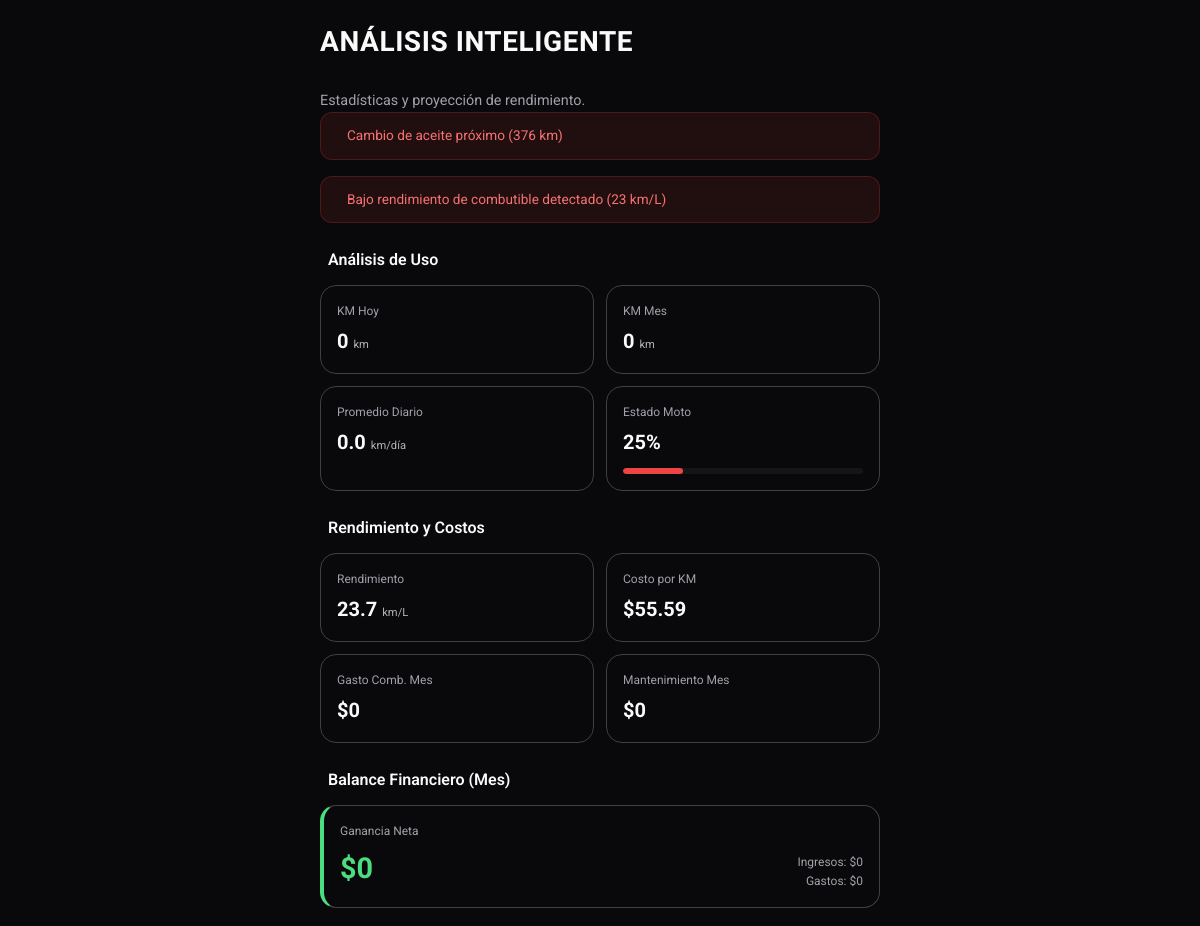
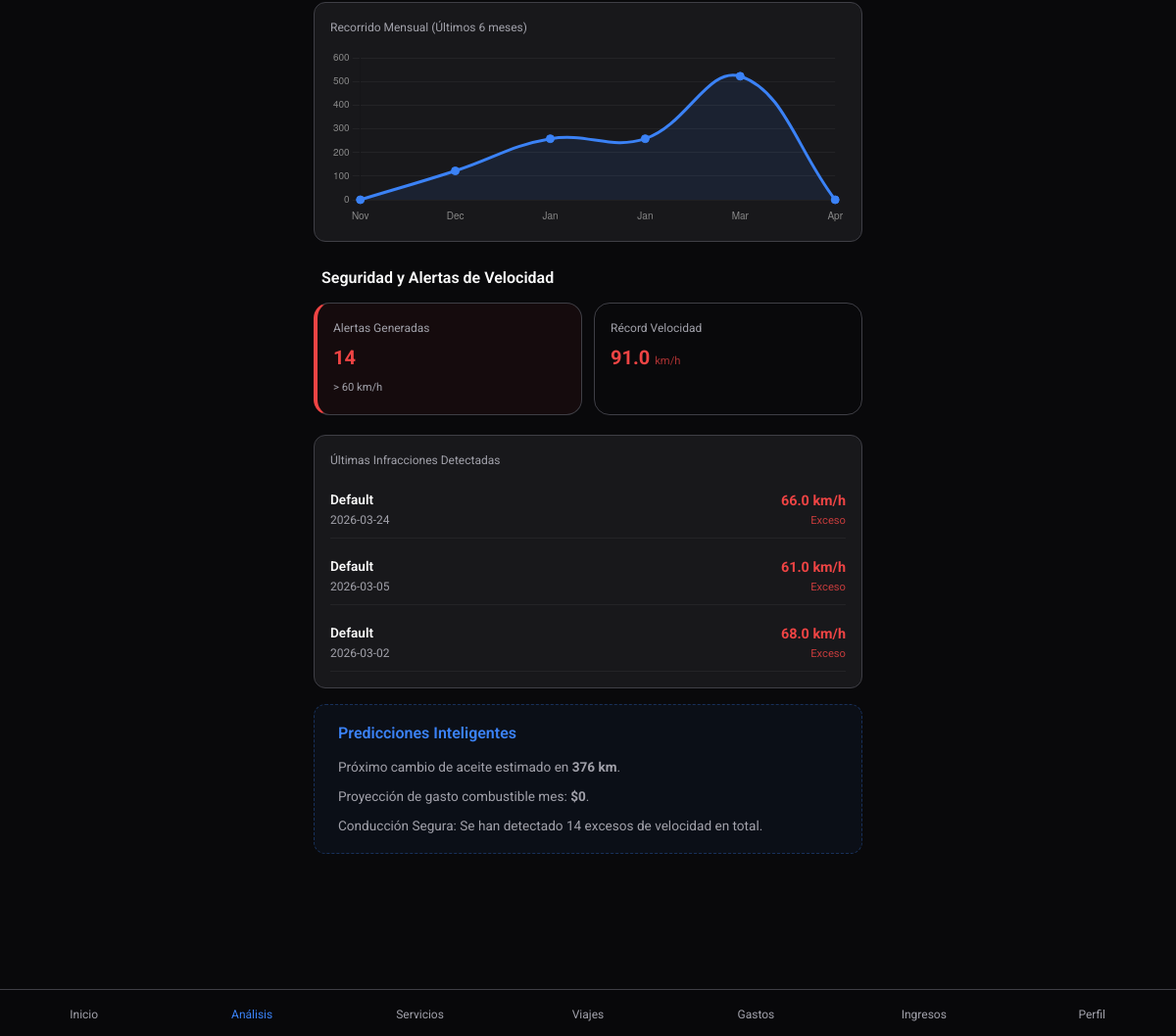
The app's page /analytics with its own data (2 pictures, top to bottom).
### tables this page shows
CREATE TABLE trips (
                id TEXT PRIMARY KEY,
                motorcycle_id TEXT NOT NULL,
                distance_km REAL NOT NULL,
                max_speed_kmh REAL DEFAULT 0.0,
                date TEXT NOT NULL,
                title TEXT,
                description TEXT,
                FOREIGN KEY (motorcycle_id) REFERENCES motorcycles (id)
            );

### app.py (the view)
    @app.route("/analytics", methods=["GET"])
    def analytics_view():
        from motorcycles.services import motorcycle_service
        from expenses.services import expense_service
        from maintenance.services import maintenance_service
        from trips.services import trip_service
        from incomes.services import income_service
        import calendar
        moto = motorcycle_service.get_all()[0] if motorcycle_service.get_all() else None
        if not moto:
            return redirect(url_for("index"))
        all_expenses = expense_service.get_by_motorcycle_id(moto.id)
        all_services = maintenance_service.get_by_motorcycle_id(moto.id)
        all_trips = trip_service.get_by_motorcycle_id(moto.id)
        all_incomes = income_service.get_by_motorcycle_id(moto.id)
        now = datetime.now()
        today_str = now.strftime("%Y-%m-%d")
        month_str = now.strftime("%Y-%m")
        trips_today = [t for t in all_trips if t.date == today_str]
        trips_month = [t for t in all_trips if t.date and t.date.startswith(month_str)]
        km_today = sum(t.distance_km for t in trips_today)
        km_month = sum(t.distance_km for t in trips_month)
        days_in_month = (now - now.replace(day=1)).days + 1
        avg_km_day = km_month / days_in_month if days_in_month > 0 else 0
        fuel_expenses = [e for e in all_expenses if e.category == "Combustible"]
        fuel_expenses.sort(key=lambda x: x.date, reverse=True)
        fuel_month = [e for e in fuel_expenses if e.date.startswith(month_str)]
        total_fuel_gallons = sum(e.liters for e in fuel_expenses)
        total_fuel_cost = sum(e.amount for e in fuel_expenses)
        yield_kml = 0
        cost_per_km_fuel = 0
        if fuel_expenses:
            last_fuel = fuel_expenses[0]
            dist_since_last_fuel = sum(
                t.distance_km for t in all_trips if t.date and t.date >= last_fuel.date
            )
            if last_fuel.liters > 0:
                yield_kml = dist_since_last_fuel / last_fuel.liters
            if dist_since_last_fuel > 0:
                cost_per_km_fuel = last_fuel.amount / dist_since_last_fuel
        total_dist = sum(t.distance_km for t in all_trips)
        total_maint_cost = sum(s.cost for s in all_services)
        maint_month = sum(s.cost for s in all_services if s.date.startswith(month_str))
        total_km_validated = moto.current_mileage if moto else 0
        interval = moto.oil_change_interval or 1500
        km_to_next_oil = max(0, interval - total_km_validated)
        status_pct = max(0, 100 - (total_km_validated / interval) * 100)
        income_month = sum(
            i["amount"] for i in all_incomes if i["date"].startswith(month_str)
        )
        expenses_month = sum(
            e.amount for e in all_expenses if e.date.startswith(month_str)
        )
        net_gain_month = income_month - expenses_month
        total_op_cost = sum(e.amount for e in all_expenses) + total_maint_cost
        total_cost_per_km = total_op_cost / total_dist if total_dist > 0 else 0
        alerts = []
        if km_to_next_oil < 500:
            alerts.append(
                {
                    "type": "warning",
                    "msg": f"Cambio de aceite próximo ({int(km_to_next_oil)} km)",
                }
            )
        if yield_kml and yield_kml > 130:
            alerts.append(
                {
                    "type": "warning",
                    "msg": "Rendimiento inusualmente alto o tanque vacío. Registre gasto de gasolina pronto.",
                }
            )
        elif yield_kml and yield_kml < 30:
            alerts.append(
                {
                    "type": "warning",
                    "msg": f"Bajo rendimiento de combutible detectado ({int(yield_kml)} km/L)",
                }
            )
        chart_km_labels = []
        chart_km_data = []
        for i in range(5, -1, -1):
            m_date = now - timedelta(days=i * 30)
            m_key = m_date.strftime("%Y-%m")
            m_name = calendar.month_name[m_date.month][:3]
            chart_km_labels.append(m_name)
            chart_km_data.append(
                sum(
                    t.distance_km
                    for t in all_trips
                    if t.date and t.date.startswith(m_key)
                )
            )
        speed_alerts_history = [t for t in all_trips if t.max_speed_kmh > 60]
        total_speed_alerts = len(speed_alerts_history)
        max_speed_record = max([t.max_speed_kmh for t in all_trips] + [0])
        recent_speed_alerts = sorted(
            speed_alerts_history, key=lambda x: x.date if x.date else "", reverse=True
        )[:3]
        return render_template(
            "analytics.html",
            moto=moto,
            km_today=round(km_today, 1),
            km_month=round(km_month, 1),
            avg_km_day=round(avg_km_day, 1),
            yield_kml=round(yield_kml, 1),
            cost_per_km=round(total_cost_per_km, 2),
            fuel_spend_month=round(sum(e.amount for e in fuel_month), 2),
            maint_spend_month=round(maint_month, 2),
            km_to_next_oil=int(km_to_next_oil),
            status_pct=int(status_pct),
            income_month=income_month,
            expenses_month=expenses_month,
            net_gain_month=net_gain_month,
            alerts=alerts,
            chart_km_labels=chart_km_labels,
            chart_km_data=chart_km_data,
            total_speed_alerts=total_speed_alerts,
            max_speed_record=max_speed_record,
            recent_speed_alerts=recent_speed_alerts,
        )

### templates/analytics.html (shortened to what this page needs)
{% extends "base.html" %}  {% block content %}
<header class="fade-in" style="animation-delay: 0.1s">
  <h1 class="page-title">Análisis Inteligente</h1>
  <p class="text-muted">Estadísticas y proyección de rendimiento.</p>
</header>
<section class="fade-in" style="animation-delay: 0.2s">
  {% if alerts %} {% for alert in alerts %}
  <div class="alert-banner">
    <span>{{ alert.msg }}</span>
  </div>
  {% endfor %} {% endif %}
  <div class="section-header">
    Análisis de Uso
  </div>
  <div class="analytics-grid">
    <div class="kpi-card">
      <span class="kpi-title">KM Hoy</span>
      <div class="kpi-value">
        {{ km_today }} <span class="kpi-unit">km</span>
      </div>
    </div>
    <div class="kpi-card">
      <span class="kpi-title">KM Mes</span>
      <div class="kpi-value">
        {{ km_month }} <span class="kpi-unit">km</span>
      </div>
    </div>
    <div class="kpi-card">
      <span class="kpi-title">Promedio Diario</span>
      <div class="kpi-value">
        {{ avg_km_day }} <span class="kpi-unit">km/día</span>
      </div>
    </div>
    <div class="kpi-card">
      <span class="kpi-title">Estado Moto</span>
      <div class="kpi-value">{{ status_pct }}%</div>
      <div class="progress-container">
        <div class="progress-bar" style="width: {{ status_pct }}%"></div>
      </div>
    </div>
  </div>
  <div class="section-header">
    Rendimiento y Costos
  </div>
  <div class="analytics-grid">
    <div class="kpi-card">
      <span class="kpi-title">Rendimiento</span>
      <div class="kpi-value">
        {{ yield_kml }} <span class="kpi-unit">km/L</span>
      </div>
    </div>
    <div class="kpi-card">
      <span class="kpi-title">Costo por KM</span>
      <div class="kpi-value">${{ cost_per_km }}</div>
    </div>
    <div class="kpi-card">
      <span class="kpi-title">Gasto Comb. Mes</span>
      <div class="kpi-value">${{ "{:,.0f}".format(fuel_spend_month) }}</div>
    </div>
    <div class="kpi-card">
      <span class="kpi-title">Mantenimiento Mes</span>
      <div class="kpi-value">${{ "{:,.0f}".format(maint_spend_month) }}</div>
    </div>
  </div>
  <div class="section-header">
    Balance Financiero (Mes)
  </div>
  <div
    class="kpi-card"
    style="margin-bottom: 20px; border-left: 4px solid #4ade80"
  >
    <div
      style="
        display: flex;
        justify-content: space-between;
        align-items: flex-end;
      "
    >
      <div>
        <span class="kpi-title">Ganancia Neta</span>
        <div class="kpi-value" style="font-size: 1.8rem; color: #4ade80">
          ${{ "{:,.0f}".format(net_gain_month) }}
        </div>
      </div>
      <div style="text-align: right">
        <div class="text-muted" style="font-size: 0.75rem">
          Ingresos: ${{ "{:,.0f}".format(income_month) }}
        </div>
        <div class="text-muted" style="font-size: 0.75rem">
          Gastos: ${{ "{:,.0f}".format(expenses_month) }}
        </div>
      </div>
    </div>
  </div>
  <div class="card" style="padding: 16px; margin-bottom: 24px">
    <span class="kpi-title" style="margin-bottom: 12px"
      >Recorrido Mensual (Últimos 6 meses)</span
    >
    <canvas id="kmHistoryChart" style="width: 100%; height: 180px"></canvas>
  </div>
  <div class="section-header">
    Seguridad y Alertas de Velocidad
  </div>
  <div class="analytics-grid">
    <div
      class="kpi-card"
      style="
        border-left: 4px solid #ef4444;
        background: rgba(239, 68, 68, 0.05);
      "
    >
      <span class="kpi-title">Alertas Generadas</span>
      <div class="kpi-value" style="color: #ef4444">
        {{ total_speed_alerts }}
      </div>
      <span class="text-muted" style="font-size: 0.7rem">> 60 km/h</span>
    </div>
    <div class="kpi-card">
      <span class="kpi-title">Récord Velocidad</span>
      <div class="kpi-value" style="color: var(--accent-orange)">
        {{ max_speed_record }} <span class="kpi-unit">km/h</span>
      </div>
    </div>
  </div>
  {% if recent_speed_alerts %}
  <div class="card mb-4" style="padding: 16px">
    <span class="kpi-title" style="margin-bottom: 12px"
      >Últimas Infracciones Detectadas</span
    >
    <div style="display: flex; flex-direction: column; gap: 10px">
      {% for alert in recent_speed_alerts %}
      <div
        style="
          display: flex;
          justify-content: space-between;
          padding: 8px 0;
          border-bottom: 1px solid rgba(255, 255, 255, 0.05);
        "
      >
        <div>
          <div style="font-size: 0.85rem; font-weight: 600">
            {{ alert.title }}
          </div>
          <div class="text-muted" style="font-size: 0.75rem">
            {{ alert.date }}
          </div>
        </div>
        <div style="text-align: right">
          <div style="color: #ef4444; font-weight: 700; font-size: 0.9rem">
            {{ alert.max_speed_kmh }} km/h
          </div>
          <div style="font-size: 0.7rem; color: #ef4444; opacity: 0.8">
            Exceso
          </div>
        </div>
      </div>
      {% endfor %}
    </div>
  </div>
  {% endif %}
  <div
    class="card"
    style="
      padding: 16px;
      background: rgba(59, 130, 246, 0.05);
      border: 1px dashed rgba(59, 130, 246, 0.3);
    "
  >
    <div
      style="
        display: flex;
        align-items: center;
        gap: 8px;
        margin-bottom: 12px;
        font-weight: 600;
        color: var(--accent-blue);
      "
    >
       Predicciones Inteligentes
    </div>
    <ul
      style="
        list-style: none;
        padding: 0;
        margin: 0;
        font-size: 0.85rem;
        color: var(--text-secondary);
      "
    >
      <li
        style="
          margin-bottom: 8px;
          display: flex;
          align-items: flex-start;
          gap: 8px;
        "
      >
        <span
          >Próximo cambio de aceite estimado en
          <strong>{{ km_to_next_oil }} km</strong>.</span
        >
      </li>
      <li
        style="
          margin-bottom: 8px;
          display: flex;
          align-items: flex-start;
          gap: 8px;
        "
      >
        <span
          >Proyección de gasto combustible mes:
          <strong>${{ "{:,.0f}".format(fuel_spend_month * 1.1) }}</strong
          >.</span
        >
      </li>
      <li style="display: flex; align-items: flex-start; gap: 8px">
        <span
          >Conducción Segura: Se han detectado {{ total_speed_alerts }} excesos
          de velocidad en total.</span
        >
      </li>
    </ul>
  </div>
</section>
<div style="height: 80px"></div>
<script>
  (function() {
    const ctx = document.getElementById('kmHistoryChart');
    if (!ctx) return;
    new Chart(ctx, {
      type: 'line',
      data: {
        labels: {{ chart_km_labels | safe }},
        datasets: [{
          label: 'Kilómetros',
          data: {{ chart_km_data | safe }},
          borderColor: '#3b82f6',
          backgroundColor: 'rgba(59, 130, 246, 0.1)',
          fill: true,
          tension: 0.4,
          pointRadius: 4,
          pointBackgroundColor: '#3b82f6'
        }]
      },
      options: {
        responsive: true,
        plugins: { legend: { display: false } },
        scales: {
          x: { grid: { display: false }, ticks: { color: '#888', font: { size: 10 } } },
          y: { grid: { color: 'rgba(255,255,255,0.05)' }, ticks: { color: '#888', font: { size: 10 } }, beginAtZero: true }
        }
      }
    });
  })();
</script>
{% endblock %}

### records on screen
trips: max_speed_kmh "91.0"
trips: title "Default", date "2026-03-24", max_speed_kmh "66.0"
trips: title "Default", date "2026-03-05", max_speed_kmh "61.0"
trips: title "Default", date "2026-03-02", max_speed_kmh "68.0"

### other values on screen
{{ alert.msg }} "Cambio de aceite próximo (376 km)" "Bajo rendimiento de combutible detectado (23 km/L)"
{{ km_today }} "0"
{{ km_month }} "0"
{{ avg_km_day }} "0.0"
{{ status_pct }} "25"
{{ yield_kml }} "23.7"
{{ cost_per_km }} "55.59"
{{ "{:,.0f}".format(fuel_spend_month) }} "0"
{{ "{:,.0f}".format(maint_spend_month) }} "0"
{{ "{:,.0f}".format(net_gain_month) }} "0"
{{ "{:,.0f}".format(income_month) }} "0"
{{ "{:,.0f}".format(expenses_month) }} "0"
{{ total_speed_alerts }} "14"
{{ km_to_next_oil }} "376"
{{ "{:,.0f}".format(fuel_spend_month * 1.1) }} "0"
